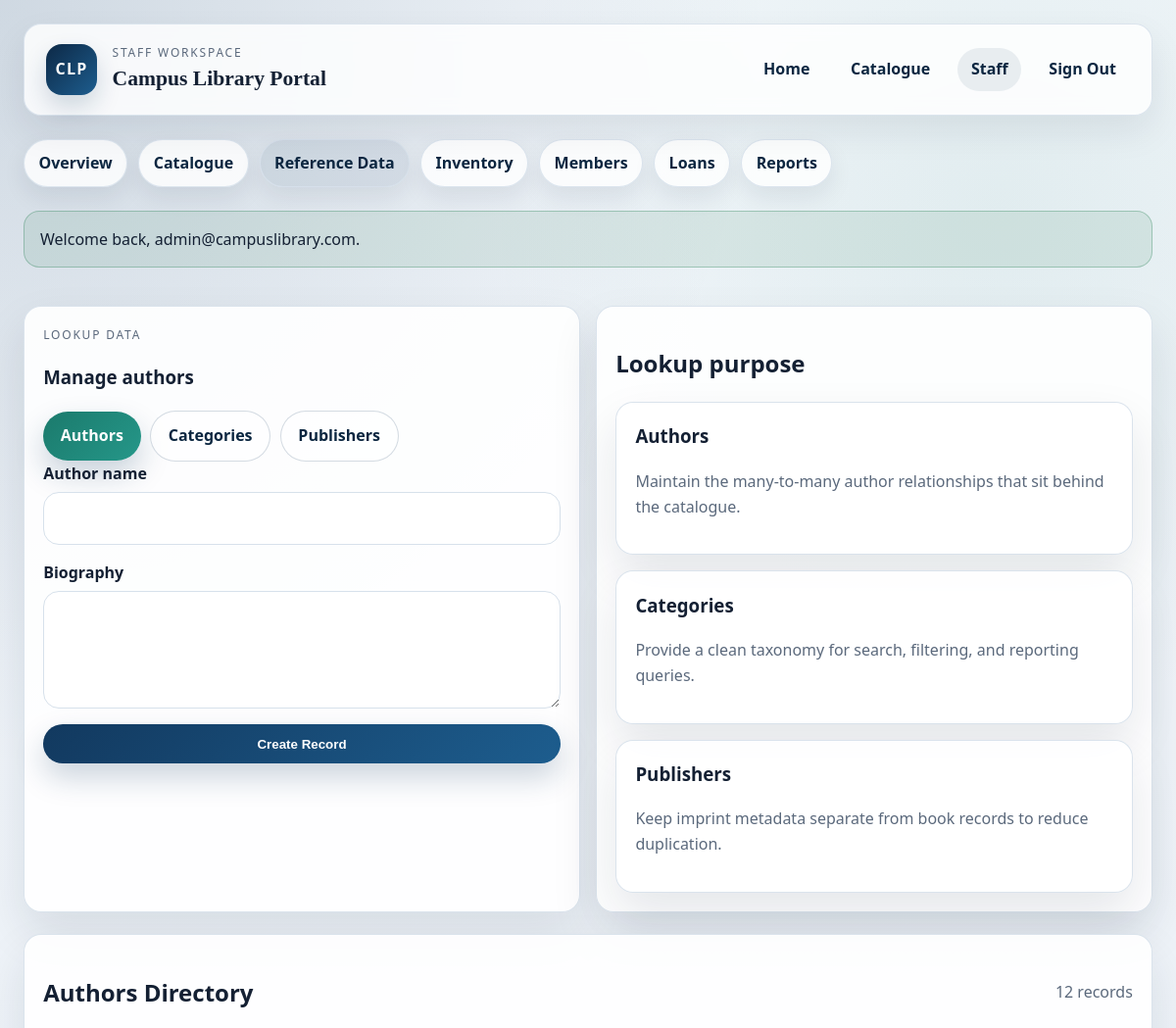
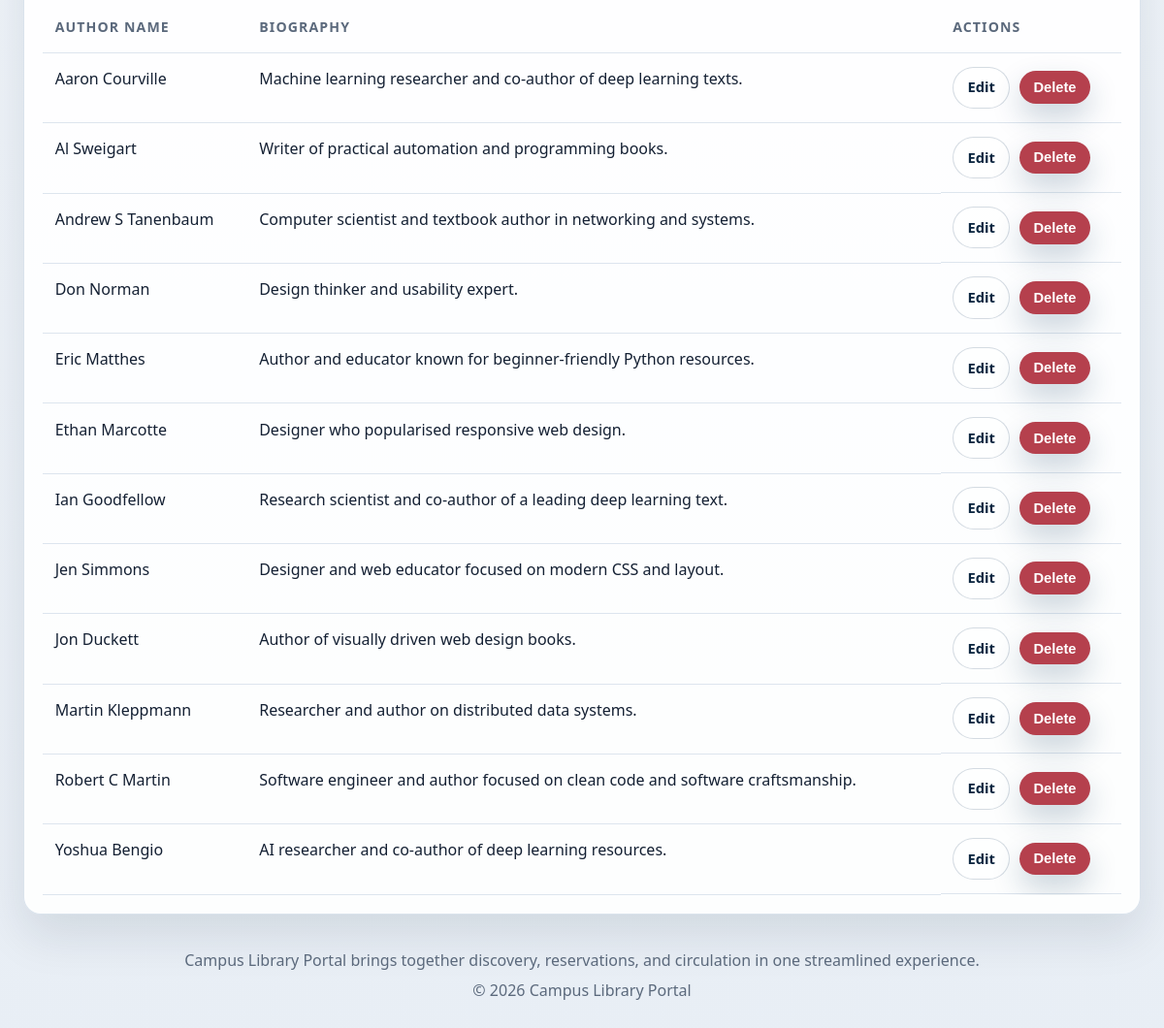
/admin/lookups.php (signed in), run on the app's committed database (2 pictures, top to bottom).
### tables this page shows
CREATE TABLE authors (
    id INT NOT NULL AUTO_INCREMENT,
    name VARCHAR(150) NOT NULL,
    biography TEXT,
    PRIMARY KEY (id),
    UNIQUE KEY uq_authors_name (name)
);

### app/includes/functions.php (called while the page is built, shortened)
<?php
require_once __DIR__ . '/db.php';
function h($value)
{
    return htmlspecialchars((string) $value, ENT_QUOTES, 'UTF-8');
}
function db_ready()
{
    return db() instanceof PDO;
}
function request_value($key, $default = '')
{
    return $default;
}

### app/includes/db.php (called while the page is built, shortened)
<?php
function db()
{
    static $pdo = null;
    if ($pdo instanceof PDO) {
        return $pdo;
    }
    $dsn = 'mysql:host=' . DB_HOST . ';dbname=' . DB_NAME . ';charset=' . DB_CHARSET;
    try {
        $pdo = new PDO($dsn, DB_USER, DB_PASS);
        $pdo->setAttribute(PDO::ATTR_ERRMODE, PDO::ERRMODE_EXCEPTION);
        $pdo->setAttribute(PDO::ATTR_DEFAULT_FETCH_MODE, PDO::FETCH_ASSOC);
    } catch (PDOException $exception) {
        $GLOBALS['db_connection_error'] = $exception->getMessage();
        return null;
    }
    return $pdo;
}

### admin/lookups.php (the view, shortened to what this page needs)
<?php
$sections = array(
    'authors' => array(
        'title' => 'Authors',
        'singular' => 'author',
        'table' => 'authors',
        'fields' => array(
            'name' => 'Author name',
            'biography' => 'Biography',
        ),
        'dependency_sql' => 'SELECT COUNT(*) FROM book_authors WHERE author_id = :id',
        'dependency_message' => 'This author is still linked to one or more books.',
    ),
    'categories' => array(
        'title' => 'Categories',
        'singular' => 'category',
        'table' => 'categories',
        'fields' => array(
            'name' => 'Category name',
            'description' => 'Description',
        ),
        'dependency_sql' => 'SELECT COUNT(*) FROM books WHERE category_id = :id',
        'dependency_message' => 'This category is still assigned to one or more books.',
    ),
    'publishers' => array(
        'title' => 'Publishers',
        'singular' => 'publisher',
        'table' => 'publishers',
        'fields' => array(
            'name' => 'Publisher name',
            'website_url' => 'Website URL',
            'description' => 'Description',
        ),
        'dependency_sql' => 'SELECT COUNT(*) FROM books WHERE publisher_id = :id',
        'dependency_message' => 'This publisher is still linked to one or more books.',
    ),
);
$sectionKey = request_value('section', 'authors');
$section = $sections[$sectionKey];
$editingId = (int) request_value('edit', 0);
$formData = array();
foreach ($section['fields'] as $fieldKey => $label) {
    $formData[$fieldKey] = '';
}
$records = db_ready() ? db()->query('SELECT * FROM ' . $section['table'] . ' ORDER BY name ASC')->fetchAll() : array();
include dirname(__DIR__) . '/app/includes/header.php';
?>
<section class="grid grid-2">
    <article class="form-panel">
        <div class="section-heading">
            <div>
                <p class="eyebrow">Lookup Data</p>
                <h1><?php echo $editingId > 0 ? 'Edit ' . h($section['singular']) : 'Manage ' . strtolower($section['title']); ?></h1>
            </div>
        </div>
        <div class="action-row">
            <?php foreach ($sections as $key => $config): ?>
                <a class="button <?php echo $key === $sectionKey ? 'button-secondary' : 'button-ghost'; ?>" href="lookups.php?section=<?php echo urlencode($key); ?>">
                    <?php echo h($config['title']); ?>
                </a>
            <?php endforeach; ?>
        </div>
        <form class="stack" method="post" action="lookups.php?section=<?php echo urlencode($sectionKey); ?><?php echo $editingId > 0 ? '&edit=' . h($editingId) : ''; ?>">
            <?php foreach ($section['fields'] as $fieldKey => $label): ?>
                <div class="field">
                    <label for="<?php echo h($fieldKey); ?>"><?php echo h($label); ?></label>
                    <?php if (in_array($fieldKey, array('description', 'biography'), true)): ?>
                        <textarea id="<?php echo h($fieldKey); ?>" name="<?php echo h($fieldKey); ?>"><?php echo h($formData[$fieldKey]); ?></textarea>
                    <?php else: ?>
                        <input id="<?php echo h($fieldKey); ?>" name="<?php echo h($fieldKey); ?>" type="text" value="<?php echo h($formData[$fieldKey]); ?>">
                    <?php endif; ?>
                </div>
            <?php endforeach; ?>
            <button type="submit"><?php echo $editingId > 0 ? 'Update Record' : 'Create Record'; ?></button>
        </form>
    </article>
    <aside class="panel">
        <h2>Lookup purpose</h2>
        <div class="stack">
            <div class="card">
                <h3>Authors</h3>
                <p class="muted">Maintain the many-to-many author relationships that sit behind the catalogue.</p>
            </div>
            <div class="card">
                <h3>Categories</h3>
                <p class="muted">Provide a clean taxonomy for search, filtering, and reporting queries.</p>
            </div>
            <div class="card">
                <h3>Publishers</h3>
                <p class="muted">Keep imprint metadata separate from book records to reduce duplication.</p>
            </div>
        </div>
    </aside>
</section>
<section class="table-panel">
    <div class="section-heading">
        <h2><?php echo h($section['title']); ?> Directory</h2>
        <p class="muted"><?php echo h(count($records)); ?> records</p>
    </div>
    <div class="table-wrap">
        <table>
            <thead>
                <tr>
                    <?php foreach ($section['fields'] as $fieldKey => $label): ?>
                        <th><?php echo h($label); ?></th>
                    <?php endforeach; ?>
                    <th>Actions</th>
                </tr>
            </thead>
            <tbody>
                <?php foreach ($records as $record): ?>
                    <tr>
                        <?php foreach (array_keys($section['fields']) as $fieldKey): ?>
                            <td><?php echo h($record[$fieldKey]); ?></td>
                        <?php endforeach; ?>
                        <td class="table-actions">
                            <a class="button button-inline button-ghost" href="lookups.php?section=<?php echo urlencode($sectionKey); ?>&edit=<?php echo h($record['id']); ?>">Edit</a>
                            <form class="inline-form" method="post" action="lookups.php?section=<?php echo urlencode($sectionKey); ?>" data-confirm="Delete this record?">
                                <button class="button-inline button-danger" type="submit">Delete</button>
                            </form>
                        </td>
                    </tr>
                <?php endforeach; ?>
            </tbody>
        </table>
    </div>
</section>
<?php include dirname(__DIR__) . '/app/includes/footer.php'; ?>

### assets/css/styles.css (style rules this page uses)
:root { --bg: #edf3f8; --panel: rgba(255, 255, 255, 0.9); --panel-strong: #dce6ef; --ink: #142033; --muted: #5b697c; --line: #d7e1eb; --brand: #12395f; --brand-deep: #0b2640; --accent: #1b7a6c; --warning: #b27a1b; --danger: #b5404d; --success: #1f7a60; --shadow: 0 22px 48px rgba(12, 28, 48, 0.1); --radius: 18px; }
* { box-sizing: border-box; }
body { margin: 0; background: radial-gradient(circle at top left, rgba(18, 57, 95, 0.16), transparent 32%), radial-gradient(circle at 85% 10%, rgba(27, 122, 108, 0.08), transparent 24%), linear-gradient(180deg, #f3f7fb 0%, #e8eef5 100%); color: var(--ink); font-family: "Avenir Next", "Gill Sans", "Segoe UI", sans-serif; line-height: 1.6; }
a { color: var(--brand-deep); text-decoration: none; }
.eyebrow { margin: 0; text-transform: uppercase; letter-spacing: 0.15em; font-size: 0.75rem; color: var(--muted); }
.button-link, .button, button, input[type="submit"] { display: inline-flex; align-items: center; justify-content: center; gap: 0.4rem; padding: 0.78rem 1.1rem; border: 0; border-radius: 999px; background: linear-gradient(135deg, var(--brand) 0%, #1d5d8e 100%); color: #fff; font-weight: 700; cursor: pointer; transition: transform 0.18s ease, box-shadow 0.18s ease; box-shadow: 0 14px 30px rgba(18, 57, 95, 0.22); }
.button-secondary { background: linear-gradient(135deg, var(--accent) 0%, #259789 100%); }
.button-ghost { background: rgba(255, 255, 255, 0.62); color: var(--brand-deep); border: 1px solid rgba(18, 57, 95, 0.18); box-shadow: none; }
.button-danger { background: var(--danger); }
.button-inline { padding: 0.55rem 0.9rem; font-size: 0.92rem; }
.hero, .card, .panel, .table-panel, .form-panel, .metric-grid article, .empty-state { background: var(--panel); border: 1px solid rgba(215, 225, 235, 0.92); border-radius: var(--radius); box-shadow: var(--shadow); }
.section-heading { display: flex; align-items: center; justify-content: space-between; gap: 1rem; }
.grid { display: grid; gap: 1rem; }
.grid-2 { grid-template-columns: repeat(auto-fit, minmax(280px, 1fr)); }
.card, .panel, .table-panel, .form-panel, .empty-state { padding: 1.2rem; }
.card h3, .panel h3, .form-panel h3, .table-panel h3 { margin-top: 0; }
.muted { color: var(--muted); }
.filter-form, .stack, .form-grid, .detail-grid, .action-row { display: grid; gap: 1rem; }
.field { display: grid; gap: 0.35rem; }
label { font-weight: 700; }
input, select, textarea { width: 100%; padding: 0.82rem 0.95rem; border-radius: 1rem; border: 1px solid var(--line); background: rgba(255, 255, 255, 0.96); color: var(--ink); font: inherit; }
textarea { min-height: 120px; resize: vertical; }
.table-wrap { overflow-x: auto; }
table { width: 100%; border-collapse: collapse; }
th, td { padding: 0.88rem 0.78rem; border-bottom: 1px solid rgba(215, 225, 235, 0.85); text-align: left; vertical-align: top; }
th { font-size: 0.88rem; text-transform: uppercase; letter-spacing: 0.08em; color: var(--muted); }
.table-actions, .action-row { display: flex; flex-wrap: wrap; gap: 0.6rem; align-items: center; }
.inline-form { display: inline; }

### data on the page
authors: name "Aaron Courville", biography "Machine learning researcher and co-author of deep learning texts."
authors: name "Al Sweigart", biography "Writer of practical automation and programming books."
authors: name "Andrew S Tanenbaum", biography "Computer scientist and textbook author in networking and systems."
authors: name "Don Norman", biography "Design thinker and usability expert."
authors: name "Eric Matthes", biography "Author and educator known for beginner-friendly Python resources."
authors: name "Ethan Marcotte", biography "Designer who popularised responsive web design."
authors: name "Ian Goodfellow", biography "Research scientist and co-author of a leading deep learning text."
authors: name "Jen Simmons", biography "Designer and web educator focused on modern CSS and layout."
authors: name "Jon Duckett", biography "Author of visually driven web design books."
authors: name "Martin Kleppmann", biography "Researcher and author on distributed data systems."
authors: name "Robert C Martin", biography "Software engineer and author focused on clean code and software craftsmanship."
authors: name "Yoshua Bengio", biography "AI researcher and co-author of deep learning resources."

### other printed values
APP_NAME "Campus Library Portal"
$message['message'] "Welcome back, admin@campuslibrary.com."
$section['title'] "authors"
$config['title'] "Authors"
$config['title'] "Categories"
$config['title'] "Publishers"
$label "Author name"
$label "Biography"
$section['title'] "Authors"
count($records) "12"
$label "AUTHOR NAME"
$label "BIOGRAPHY"
